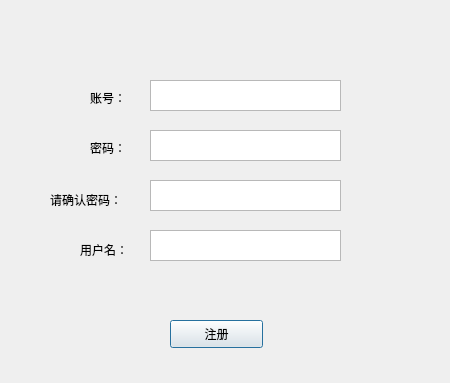
<?xml version="1.0" encoding="UTF-8"?>
<ui version="4.0">
 <class>Dialog</class>
 <widget class="QDialog" name="Dialog">
  <property name="geometry">
   <rect>
    <x>0</x>
    <y>0</y>
    <width>450</width>
    <height>383</height>
   </rect>
  </property>
  <property name="windowTitle">
   <string>注册</string>
  </property>
  <widget class="QPushButton" name="Button_SignIn">
   <property name="geometry">
    <rect>
     <x>170</x>
     <y>320</y>
     <width>93</width>
     <height>28</height>
    </rect>
   </property>
   <property name="text">
    <string>注册</string>
   </property>
  </widget>
  <widget class="QLabel" name="Label_Tip">
   <property name="geometry">
    <rect>
     <x>100</x>
     <y>280</y>
     <width>261</width>
     <height>21</height>
    </rect>
   </property>
   <property name="text">
    <string/>
   </property>
  </widget>
  <widget class="QLabel" name="Lable_Account">
   <property name="geometry">
    <rect>
     <x>90</x>
     <y>90</y>
     <width>72</width>
     <height>15</height>
    </rect>
   </property>
   <property name="text">
    <string>账号：</string>
   </property>
  </widget>
  <widget class="QLabel" name="Lable_Password">
   <property name="geometry">
    <rect>
     <x>90</x>
     <y>140</y>
     <width>41</width>
     <height>16</height>
    </rect>
   </property>
   <property name="text">
    <string>密码：</string>
   </property>
  </widget>
  <widget class="QTextEdit" name="Text_Account">
   <property name="geometry">
    <rect>
     <x>150</x>
     <y>80</y>
     <width>191</width>
     <height>31</height>
    </rect>
   </property>
  </widget>
  <widget class="QTextEdit" name="Text_Password">
   <property name="geometry">
    <rect>
     <x>150</x>
     <y>130</y>
     <width>191</width>
     <height>31</height>
    </rect>
   </property>
  </widget>
  <widget class="QLabel" name="Lable_Ensure">
   <property name="geometry">
    <rect>
     <x>50</x>
     <y>190</y>
     <width>91</width>
     <height>20</height>
    </rect>
   </property>
   <property name="text">
    <string>请确认密码：</string>
   </property>
  </widget>
  <widget class="QTextEdit" name="Text_Ensure">
   <property name="geometry">
    <rect>
     <x>150</x>
     <y>180</y>
     <width>191</width>
     <height>31</height>
    </rect>
   </property>
  </widget>
  <widget class="QLabel" name="Lable_Name">
   <property name="geometry">
    <rect>
     <x>80</x>
     <y>240</y>
     <width>61</width>
     <height>20</height>
    </rect>
   </property>
   <property name="text">
    <string>用户名：</string>
   </property>
  </widget>
  <widget class="QTextEdit" name="Text_Name">
   <property name="geometry">
    <rect>
     <x>150</x>
     <y>230</y>
     <width>191</width>
     <height>31</height>
    </rect>
   </property>
  </widget>
 </widget>
 <resources/>
 <connections/>
</ui>
